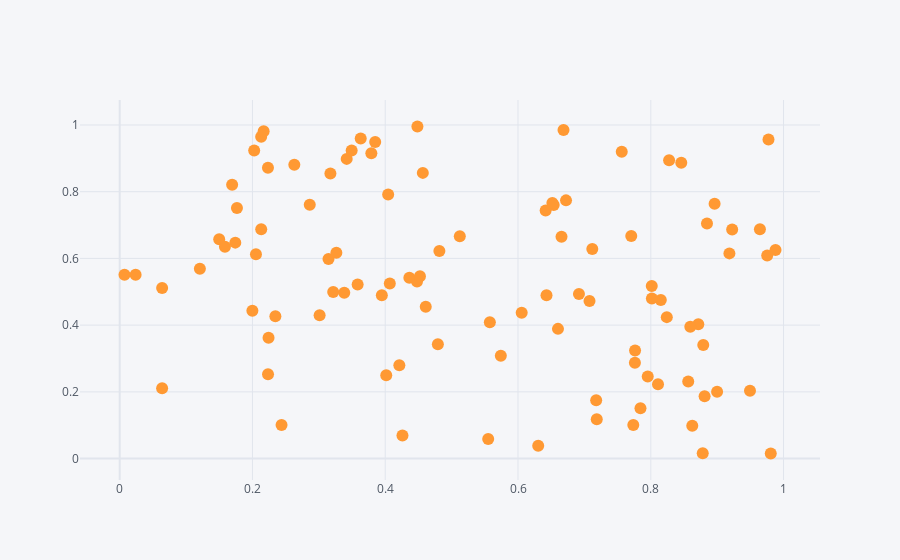

Here is the notebook cell this chart was saved with:
### Code cell
df1.iplot(kind="scatter",x="A",y="B",mode="markers")
